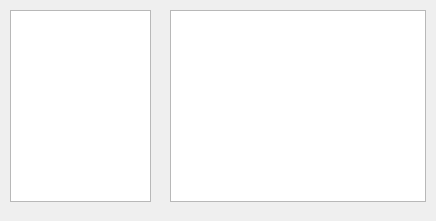
<?xml version="1.0" encoding="UTF-8"?>
<ui version="4.0">
 <class>UserManagerWidget</class>
 <widget class="QWidget" name="UserManagerWidget">
  <property name="geometry">
   <rect>
    <x>0</x>
    <y>0</y>
    <width>436</width>
    <height>221</height>
   </rect>
  </property>
  <property name="windowTitle">
   <string>Form</string>
  </property>
  <widget class="MyListWidget" name="listWidget">
   <property name="geometry">
    <rect>
     <x>10</x>
     <y>10</y>
     <width>141</width>
     <height>192</height>
    </rect>
   </property>
  </widget>
  <widget class="MyTableWidget" name="tableWidget">
   <property name="geometry">
    <rect>
     <x>170</x>
     <y>10</y>
     <width>256</width>
     <height>192</height>
    </rect>
   </property>
  </widget>
 </widget>
 <customwidgets>
  <customwidget>
   <class>MyTableWidget</class>
   <extends>QTableWidget</extends>
   <header>mytablewidget.h</header>
  </customwidget>
  <customwidget>
   <class>MyListWidget</class>
   <extends>QListWidget</extends>
   <header location="global">mylistwidget.h</header>
  </customwidget>
 </customwidgets>
 <resources/>
 <connections/>
</ui>
